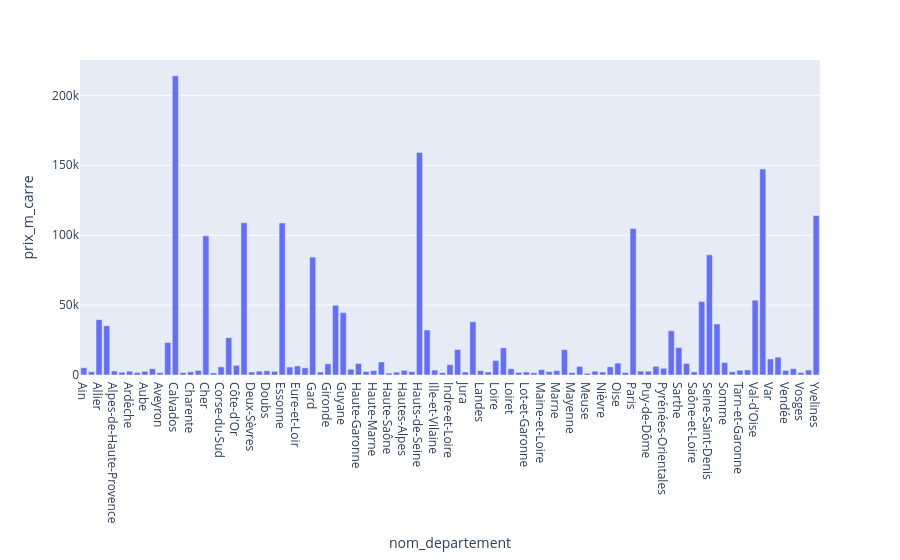

The notebook cell this image was saved under:
### Code cell
df_price_by_dept = pd.DataFrame(df2019_sample_small[mask_prix_m_carre_diff_inf].groupby(by = 'nom_departement')['prix_m_carre'].mean().reset_index())

px.bar(df_price_by_dept , x = 'nom_departement' , y = 'prix_m_carre')

### Figure 1 — Plotly figure (JSON) as saved in the notebook; plotly's stock layout.template omitted (floating-point values rounded to 4 significant figures)
{"data": [{"alignmentgroup": "True", "hovertemplate": "nom_departement=%{x}<br>prix_m_carre=%{y}<extra></extra>", "legendgroup": "", "marker": {"color": "#636efa", "pattern": {"shape": ""}}, "name": "", "offsetgroup": "", "orientation": "v", "showlegend": false, "textposition": "auto", "type": "bar", "x": ["Ain", "Aisne", "Allier", "Alpes-Maritimes", "Alpes-de-Haute-Provence", "Ardennes", "Ardèche", "Ariège", "Aube", "Aude", "Aveyron", "Bouches-du-Rhône", "Calvados", "Cantal", "Charente", "Charente-Maritime", "Cher", "Corrèze", "Corse-du-Sud", "Creuse", "Côte-d'Or", "Côtes-d'Armor", "Deux-Sèvres", "Dordogne", "Doubs", "Drôme", "Essonne", "Eure", "Eure-et-Loir", "Finistère", "Gard", "Gers", "Gironde", "Guadeloupe", "Guyane", "Haute-Corse", "Haute-Garonne", "Haute-Loire", "Haute-Marne", "Haute-Savoie", "Haute-Saône", "Haute-Vienne", "Hautes-Alpes", "Hautes-Pyrénées", "Hauts-de-Seine", "Hérault", "Ille-et-Vilaine", "Indre", "Indre-et-Loire", "Isère", "Jura", "La Réunion", "Landes", "Loir-et-Cher", "Loire", "Loire-Atlantique", "Loiret", "Lot", "Lot-et-Garonne", "Lozère", "Maine-et-Loire", "Manche", "Marne", "Martinique", "Mayenne", "Meurthe-et-Moselle", "Meuse", "Morbihan", "Nièvre", "Nord", "Oise", "Orne", "Paris", "Pas-de-Calais", "Puy-de-Dôme", "Pyrénées-Atlantiques", "Pyrénées-Orientales", "Rhône", "Sarthe", "Savoie", "Saône-et-Loire", "Seine-Maritime", "Seine-Saint-Denis", "Seine-et-Marne", "Somme", "Tarn", "Tarn-et-Garonne", "Territoire de Belfort", "Val-d'Oise", "Val-de-Marne", "Var", "Vaucluse", "Vendée", "Vienne", "Vosges", "Yonne", "Yvelines"], "xaxis": "x", "y": [5201.0, 2318.0, 39570.0, 35230.0, 2886.0, 1991.0, 2728.0, 1752.0, 2601.0, 4499.0, 1687.0, 23230.0, 214000.0, 1712.0, 2322.0, 3274.0, 99520.0, 1505.0, 5820.0, 26660.0, 6906.0, 109000.0, 2143.0, 2732.0, 3007.0, 2565.0, 108700.0, 5705.0, 6478.0, 5125.0, 84360.0, 2132.0, 7994.0, 49870.0, 44630.0, 4146.0, 8238.0, 2461.0, 3090.0, 9286.0, 1332.0, 2028.0, 3346.0, 2408.0, 159200.0, 32170.0, 3520.0, 1727.0, 7355.0, 18230.0, 2154.0, 38140.0, 3086.0, 2165.0, 10360.0, 19420.0, 4461.0, 1865.0, 2176.0, 1569.0, 3804.0, 2451.0, 3147.0, 18130.0, 1722.0, 6134.0, 1200.0, 2735.0, 2140.0, 5819.0, 8515.0, 1776.0, 104800.0, 2745.0, 2722.0, 6174.0, 4790.0, 31660.0, 19610.0, 8258.0, 2194.0, 52620.0, 85970.0, 36470.0, 8889.0, 2342.0, 3418.0, 3624.0, 53530.0, 147300.0, 11500.0, 12810.0, 3271.0, 4545.0, 1757.0, 3571.0, 114100.0], "yaxis": "y"}], "layout": {"barmode": "relative", "legend": {"tracegroupgap": 0}, "margin": {"t": 60}, "xaxis": {"anchor": "y", "domain": [0, 1], "title": {"text": "nom_departement"}}, "yaxis": {"anchor": "x", "domain": [0, 1], "title": {"text": "prix_m_carre"}}}}
